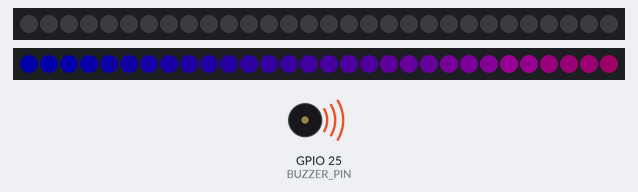
A sketch run on a simulated ESP32. On the bench: 2 × 30 RGB LEDs in strip order, left to right, buzzer (waves = sounding). Dim RGB values are drawn brighter than linear; random numbers use the default seed unless the sketch sets one.

Above: at 0.6 s.
At 10.2 s:
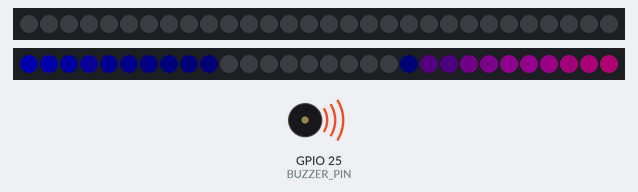
At 20.2 s:
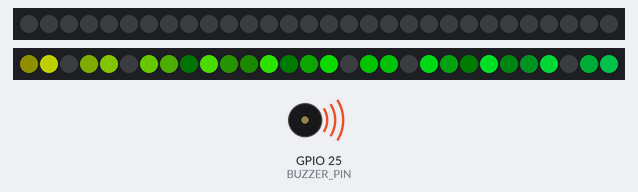
At 39.8 s:
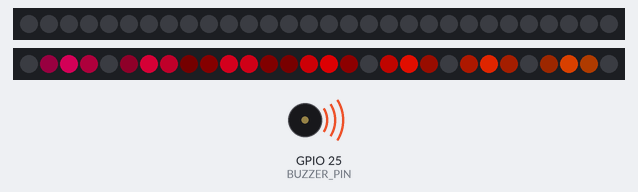
Timing chart, 0 to 40.0 s (numbered marks = the images above):
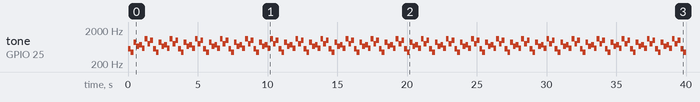

The sketch:

kaizou_copy_20230801011518.ino
```cpp
#include <Adafruit_NeoPixel.h>
#include <FastLED.h>
#define LED_PIN 15
#define NUM_LEDS 30
#define BRIGHTNESS 3000
#define BUZZER_PIN 25
//音を鳴らす時間
#define C1 10
#define DELAYVAL 50  // Time (in milliseconds) to pause between pixels
#define BEAT 200


CRGB leds[NUM_LEDS];
uint8_t hue = 0;               // 色相値を初期化
float frequency = 0.1;         // サインカーブの周波数を設定
float phaseShift = 0.0;        // サインカーブの位相を設定
unsigned long lastUpdate = 0;  // 前回のLED更新時間を記録
int loops = 0;                 //ループの回数を数える
float frequencies[] = { 554.36, 440.00, 880.00, 659.25, 738.98, 587.33, 1100.66, 783.99, 987.76 };
int numFrequencies = sizeof(frequencies) / sizeof(frequencies[0]);
int currentFrequencyIndex = 0;  // 現在の周波数のインデックス

Adafruit_NeoPixel pixels(NUM_LEDS, LED_PIN, NEO_GRB + NEO_KHZ800);
void playmusic() {
  ledcWriteTone(1, C1);
  delay(DELAYVAL);
}

int randomNumber = random(0, 2);

void setup() {
  ledcSetup(1, 12000, 8);
  ledcAttachPin(BUZZER_PIN, 1);
  pixels.begin();  // INITIALIZE NeoPixel strip object (REQUIRED)
  pixels.setBrightness(BRIGHTNESS);
  Serial.begin(115200);
  pixels.clear();                                      // Set all pixel colors to 'off'
  FastLED.addLeds<NEOPIXEL, LED_PIN>(leds, NUM_LEDS);  // NeoPixel LEDストリップを初期化
  FastLED.setBrightness(BRIGHTNESS);                   // 明るさを設定
  randomNumber = random(0, 2);
}
void playTone(float frequency, unsigned long duration) {
  unsigned long endTime = millis() + duration;

  while (millis() < endTime) {
    ledcWriteTone(1, frequency);  // ブザーを鳴らす
    // LEDの制御も行う
    for (int i = 0; i < NUM_LEDS; i++) {
      float value = sin(2 * PI * (i * frequency + phaseShift)) * 127.5 + 127.5;  // サインカーブを使って明るさを計算
      uint8_t saturation = 255;                                                  // 彩度を最大値に設定
      // 各LEDに個別の色を設定
      leds[i] = CHSV(hue + i * 2, saturation, value);  // HSVカラーモデルで色を設定
    }
    FastLED.show();  // LEDに色を表示
    hue++;           // 色相値を増加させる
    if (hue == 256) {
      hue = 0;  // 色相値が255を超えたら0にリセット
    }
    phaseShift += 0.1;        // サインカーブの位相を変化させる
    delayMicroseconds(BEAT);  // ブザーの周期の半分だけ待機
  }
  ledcWrite(BUZZER_PIN, 0);  // ブザーをOFFにする
}
void loop() {
  if (randomNumber == 0) {
    for (uint8_t i = 0; i < NUM_LEDS; i++) {
      pixels.setPixelColor(i, pixels.Color(255, 0, 0));  // (R, G, B)
    }
    // ピクセルの状態を更新
    pixels.show();
    delay(DELAYVAL);
    // すべてのLEDを消灯
    for (uint8_t i = 0; i < NUM_LEDS; i++) {
      pixels.setPixelColor(i, pixels.Color(0, 0, 0));
    }

    pixels.show();
    delay(DELAYVAL);
    playmusic();
  }

  else {
    unsigned long currentMillis = millis();
    if (currentMillis - lastUpdate >= 5) {  // 5ミリ秒ごとにLEDを更新
      lastUpdate = currentMillis;
      // ブザーを鳴らす
      float currentFrequency = frequencies[currentFrequencyIndex];
      playTone(currentFrequency, BEAT);  // ブザーを周波数に応じて鳴らす
      // 次の周波数へのインデックスを更新
      currentFrequencyIndex = (currentFrequencyIndex + 1) % numFrequencies;
    }
  }
}
```

Measured:
- by itself, tone on GPIO 25 (BUZZER_PIN): repeats every 1.8 s: 440 Hz 0.20 s, 880 Hz 0.20 s, 659 Hz 0.20 s, 738 Hz 0.20 s, 587 Hz 0.20 s, 1100 Hz 0.20 s, 783 Hz 0.20 s, 987 Hz 0.20 s, 554 Hz 0.20 s
- what the display in image 0 shows lasts 0.4 s, from 0.4 s to 0.8 s
